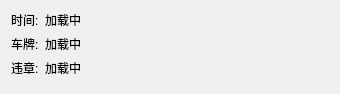
<?xml version="1.0" encoding="UTF-8"?>
<ui version="4.0">
    <class>ViolationItem</class>
    <widget class="QWidget" name="ViolationItem">
        <property name="geometry">
            <rect>
                <x>0</x>
                <y>0</y>
                <width>340</width>
                <height>94</height>
            </rect>
        </property>
        <property name="windowTitle">
            <string>从</string>
        </property>
        <layout class="QHBoxLayout" name="horizontalLayout">
            <item>
                <layout class="QFormLayout" name="formLayout">
                    <item row="0" column="0">
                        <widget class="QLabel" name="time_label">
                            <property name="text">
                                <string>时间:</string>
                            </property>
                        </widget>
                    </item>
                    <item row="0" column="1">
                        <widget class="QLabel" name="time">
                            <property name="text">
                                <string>加载中</string>
                            </property>
                        </widget>
                    </item>
                    <item row="1" column="0">
                        <widget class="QLabel" name="carid_label">
                            <property name="text">
                                <string>车牌:</string>
                            </property>
                        </widget>
                    </item>
                    <item row="1" column="1">
                        <widget class="QLabel" name="carid">
                            <property name="text">
                                <string>加载中</string>
                            </property>
                        </widget>
                    </item>
                    <item row="2" column="0">
                        <widget class="QLabel" name="detail_label">
                            <property name="text">
                                <string>违章:</string>
                            </property>
                        </widget>
                    </item>
                    <item row="2" column="1">
                        <widget class="QLabel" name="detail">
                            <property name="text">
                                <string>加载中</string>
                            </property>
                        </widget>
                    </item>
                </layout>
            </item>
        </layout>
    </widget>
    <resources/>
    <connections/>
</ui>
